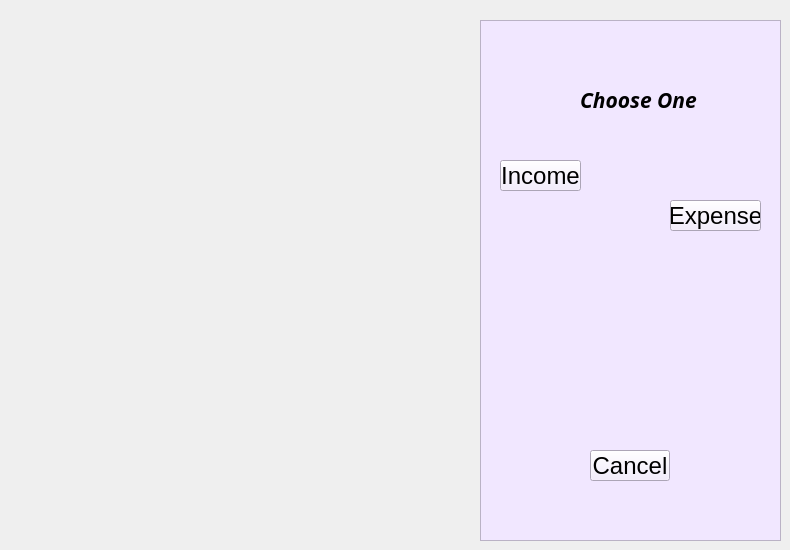
      <widget class="QWidget" name="page_6">
       <widget class="QFrame" name="frame_7">
        <property name="geometry">
         <rect>
          <x>480</x>
          <y>20</y>
          <width>301</width>
          <height>521</height>
         </rect>
        </property>
        <property name="styleSheet">
         <string notr="true">background-color: rgb(241, 231, 255);</string>
        </property>
        <property name="frameShape">
         <enum>QFrame::StyledPanel</enum>
        </property>
        <property name="frameShadow">
         <enum>QFrame::Raised</enum>
        </property>
        <widget class="QLabel" name="labelchoose">
         <property name="geometry">
          <rect>
           <x>100</x>
           <y>70</y>
           <width>141</width>
           <height>20</height>
          </rect>
         </property>
         <property name="font">
          <font>
           <family>Gill Sans MT</family>
           <pointsize>16</pointsize>
           <italic>true</italic>
           <bold>true</bold>
          </font>
         </property>
         <property name="styleSheet">
          <string notr="true">font: 700 italic 16pt &quot;Gill Sans MT&quot;;</string>
         </property>
         <property name="text">
          <string>Choose One</string>
         </property>
        </widget>
        <widget class="QPushButton" name="pushButtonAddIncome">
         <property name="geometry">
          <rect>
           <x>20</x>
           <y>140</y>
           <width>81</width>
           <height>31</height>
          </rect>
         </property>
         <property name="font">
          <font>
           <pointsize>18</pointsize>
          </font>
         </property>
         <property name="text">
          <string>Income</string>
         </property>
        </widget>
        <widget class="QPushButton" name="pushButtonAddExpense">
         <property name="geometry">
          <rect>
           <x>190</x>
           <y>180</y>
           <width>91</width>
           <height>31</height>
          </rect>
         </property>
         <property name="font">
          <font>
           <pointsize>18</pointsize>
          </font>
         </property>
         <property name="text">
          <string>Expense</string>
         </property>
        </widget>
        <widget class="QPushButton" name="pushButtoncancel">
         <property name="geometry">
          <rect>
           <x>110</x>
           <y>430</y>
           <width>80</width>
           <height>31</height>
          </rect>
         </property>
         <property name="font">
          <font>
           <pointsize>18</pointsize>
          </font>
         </property>
         <property name="text">
          <string>Cancel</string>
         </property>
        </widget>
        <widget class="QLabel" name="label_38">
         <property name="geometry">
          <rect>
           <x>-30</x>
           <y>230</y>
           <width>381</width>
           <height>171</height>
          </rect>
         </property>
         <property name="styleSheet">
          <string notr="true">image: url(:/background/Downloads/choice.png);
background-color: rgba(255, 255, 255, 0);
</string>
         </property>
         <property name="text">
          <string/>
         </property>
        </widget>
       </widget>
       <widget class="QLabel" name="label_37">
        <property name="geometry">
         <rect>
          <x>50</x>
          <y>130</y>
          <width>361</width>
          <height>381</height>
         </rect>
        </property>
        <property name="styleSheet">
         <string notr="true">image: url(:/background/Downloads/arrow.png);
background-color: rgba(255, 255, 255, 0);
</string>
        </property>
        <property name="text">
         <string/>
        </property>
       </widget>
      </widget>
